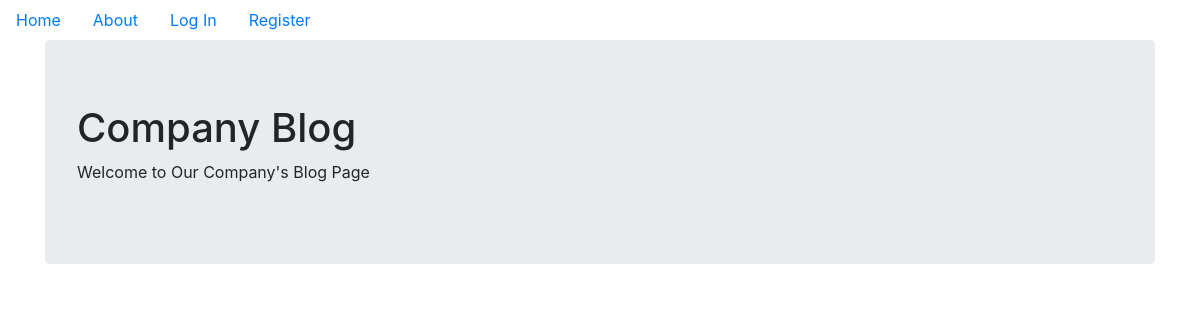
The app's page /, older data.
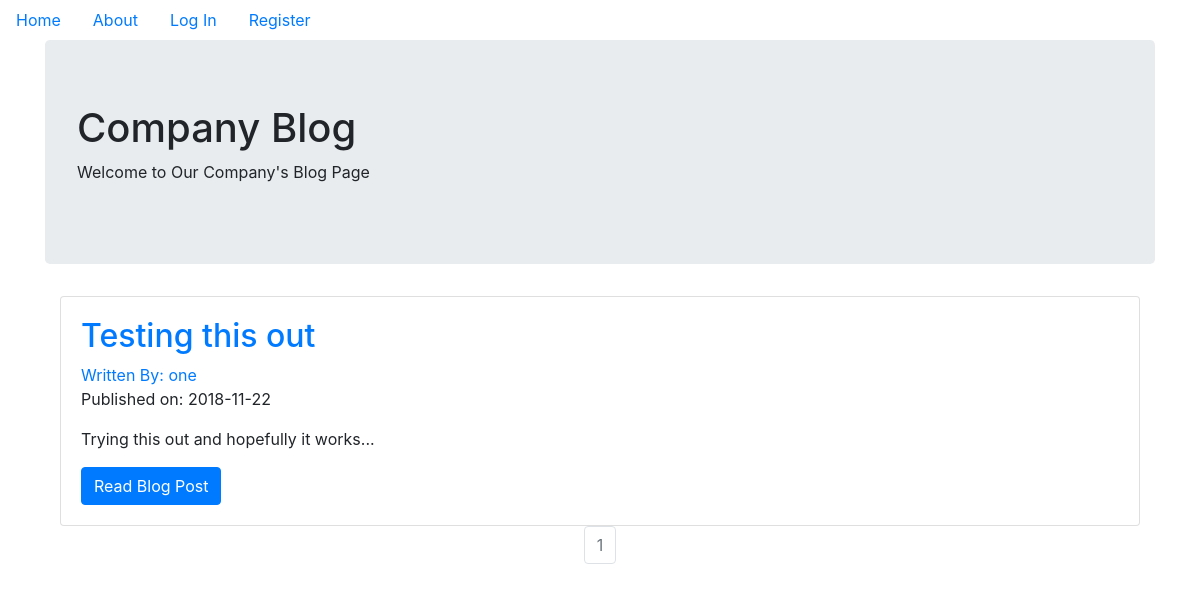
The same page, newer data.
### companyblog/models.py (models this page shows, shortened)
class BlogPost(db.Model):
    users = db.relationship(User)
    id = db.Column(db.Integer,primary_key=True)
    user_id = db.Column(db.Integer,db.ForeignKey('users.id'),nullable=False)
    date = db.Column(db.DateTime,nullable=False,default=datetime.utcnow)
    title = db.Column(db.String(140),nullable=False)
    text = db.Column(db.Text,nullable=False)

class User(db.Model,UserMixin):
    __tablename__ = 'users'
    id = db.Column(db.Integer,primary_key=True)
    profile_image = db.Column(db.String(64),nullable=False,default='default_profile.png')
    email = db.Column(db.String(64),unique=True,index=True)
    username = db.Column(db.String(64),unique=True,index=True)
    password_hash = db.Column(db.String(128))
    posts = db.relationship('BlogPost',backref='author',lazy=True)

### companyblog/core/views.py (the view)
@core.route('/')
def index():
    page = request.args.get('page', 1, type=int)
    blog_posts = BlogPost.query.order_by(BlogPost.date.desc()).paginate(page=page, per_page=10)
    return render_template('index.html',blog_posts=blog_posts)

### companyblog/templates/index.html (shortened to what this page needs)
{% extends "base.html" %}
{% block content %}
  <div class="jumbotron">
    <h1>Company Blog</h1>
    <p>Welcome to Our Company's Blog Page</p>
  </div>
  <div class="container">
    {% for post in blog_posts.items %}
    <div class="card" >
      <div class="card-body">
        <h2><a class="card-title" href="  {{ url_for('blog_posts.blog_post', blog_post_id=post.id) }}">{{ post.title }}</a></h2>
        <a href="{{ url_for('users.user_posts', username=post.author.username) }}">Written By: {{ post.author.username }}</a>
        <p>Published on: {{ post.date.strftime('%Y-%m-%d') }}</p>
        <p class="card-text">{{ post.text[:100] }}...</p>
        <a href="{{ url_for('blog_posts.blog_post', blog_post_id=post.id) }}" class="btn btn-primary">Read Blog Post</a>
      </div>
    </div>
   {% endfor %}
   <nav aria-label="Page navigation example">
     <ul class="pagination justify-content-center">
       {% for page_num in blog_posts.iter_pages(left_edge=1, right_edge=1, left_current=1, right_current=2) %}
          {% if blog_posts.page == page_num %}
          <li class="page-item disabled">
            <a class="page-link" href="{{ url_for('core.index', page=page_num) }}">{{ page_num }}</a></li>
          {% else %}
            <li class="page-item"><a class="page-link" href="{{ url_for('core.index', page=page_num) }}">{{ page_num }}</a></li>
          {% endif %}
      {% endfor %}
    </nav>
{% endblock %}

Row changes from the older to the newer data that the page shows:
added BlogPost: title "Testing this out", author.username "one", date "2018-11-22", text "Trying this out and hopefully it works"
Text that changed along with them:
new list line: "1"
